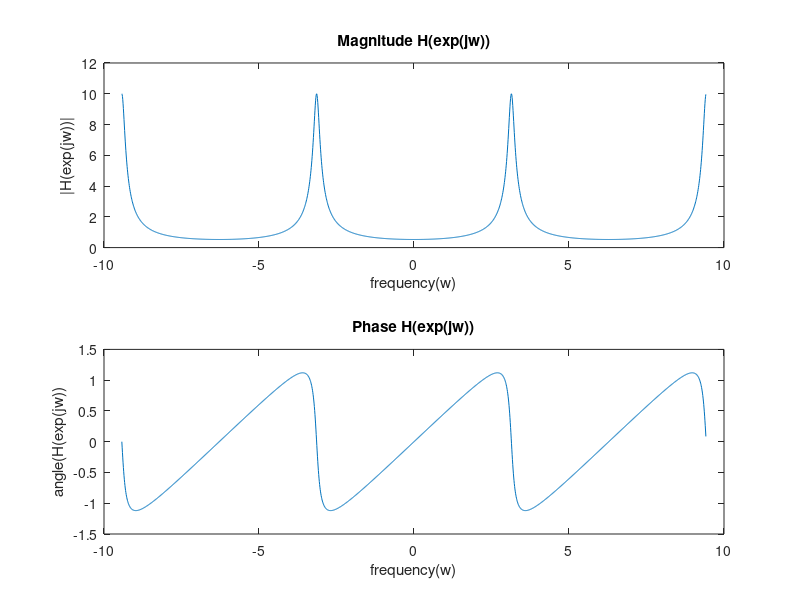
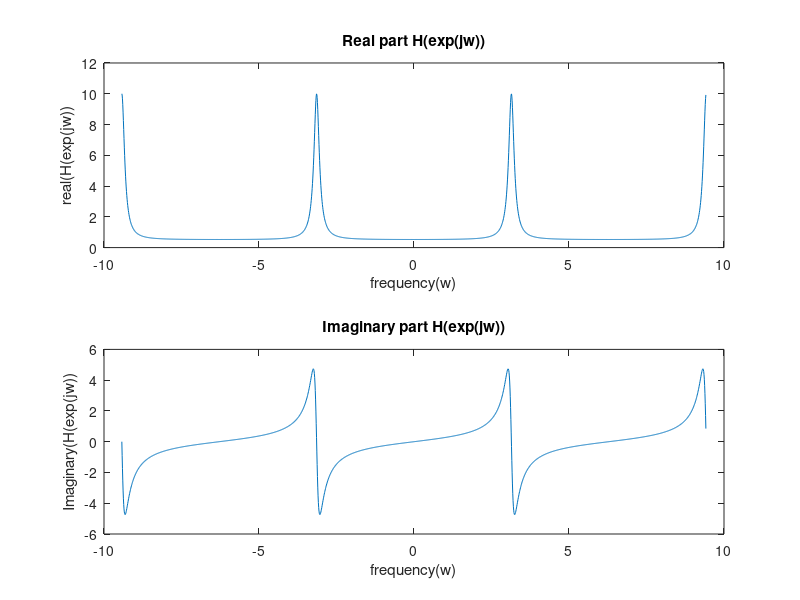

MATLAB code to generate these figures, in order:
k = -3*pi:0.01:3*pi;
H = zeros(size(k));
for w = 1:length(k)
 H(w) = H(w) + (1/(1+0.9*exp(-1i*k(w))));
end
    figure;
    subplot(2,1,1);
    plot(k,abs(H));
    title("Magnitude H(exp(jw))");
    xlabel("frequency(w)");
    ylabel("|H(exp(jw))|");
    subplot(2,1,2);
    plot(k,angle(H));
    title("Phase H(exp(jw))");
    xlabel("frequency(w)");
    ylabel("angle(H(exp(jw))");
    figure;
    subplot(2,1,1);
    plot(k,real(H));
    title("Real part H(exp(jw))");
    xlabel("frequency(w)");
    ylabel("real(H(exp(jw))");
    subplot(2,1,2);
    plot(k,imag(H));
    title("Imaginary part H(exp(jw))");
    xlabel("frequency(w)");
    ylabel("Imaginary(H(exp(jw))");
